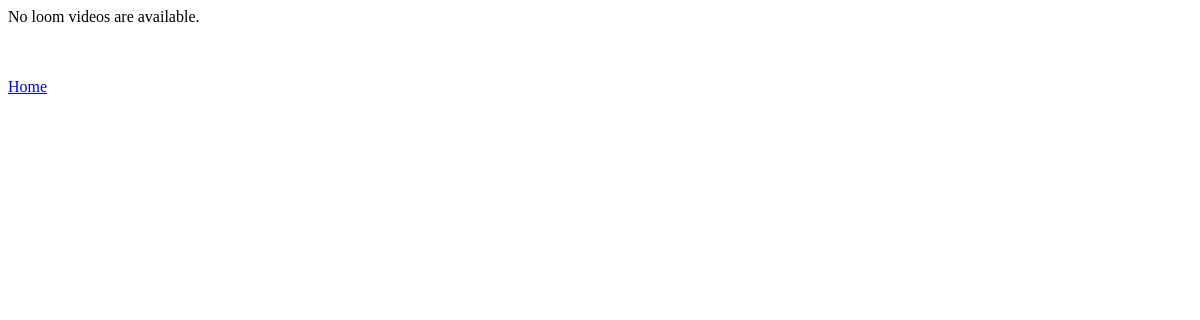
The page /loom/users/5 on the database as committed earlier.
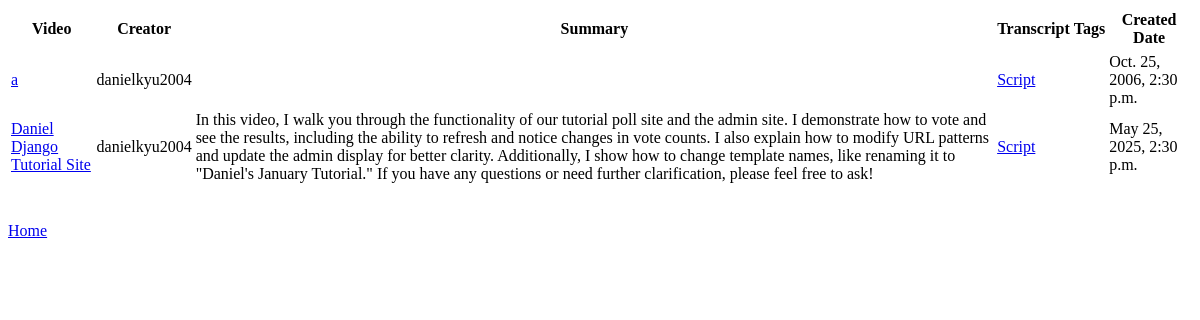
The same page on the database as committed later.
### loom/models.py (models this page shows, shortened)
class LoomVideo(models.Model):
    title = models.CharField(max_length=200)
    link =  models.CharField(max_length=200)
    user = models.ForeignKey(User, on_delete=models.CASCADE)
    transcript = models.CharField(max_length=6000, blank = True)
    summary = models.CharField(max_length=6000, blank = True)
    team = models.CharField(max_length=200) #maybe put as foreign key
    tags = models.CharField(max_length=200, blank = True) #max 10 tags maybe put as a collection
    created_at = models.DateTimeField('created at')

class User(models.Model):
    username = models.CharField(max_length=200)
    photo = models.CharField(max_length=200)
    team = models.CharField(max_length=200)
    def __str__(self):
        return self.username

### loom/views.py (the view)
# urls.py: path('users/<int:user_id>', views.user_videos, name= "user_videos"),
def user_videos(request, user_id):
    video_list = LoomVideo.objects.filter(user__pk = user_id)
    return render(request, 'loom/user_videos.html', {'video_list' : video_list})

### loom/templates/loom/user_videos.html (shortened to what this page needs)
{% load static %}
{% if video_list %}
    <table>
        <tr>
            <th>Video</th>
            <th>Creator</th>
            <th>Summary</th>
            <th>Transcript</th>
            <th>Tags</th>
            <th>Created Date</th>
        <tr>
    {% for video in video_list %}
        <tr>
            <td><a href= {{video.link}}> {{video.title}}</a></td>
            <td>{{video.user}}</td>
            <td>{{video.summary}}</td>
            <td><a href = "{% url 'transcript' video.id %}">Script</a></td>
            <td>{{video.tags}}</td>
            <td>{{video.created_at}}</td>
        </tr>
    {% endfor %}
    </table>
{% else %}
    <p>No loom videos are available.</p>
{% endif %}
<a href = "{% url 'homeIndex'%}"> Home </a>

Rows that differ between the two databases and show on the page:
added LoomVideo: title "a", user "danielkyu2004", created_at "Oct. 25, 2006, 2:30 p.m."
added LoomVideo: title "Daniel Django Tutorial Site", user "danielkyu2004", summary "In this video, I walk you through the functionality of our tutorial poll site and the admin site. I demonstrate how to vote and see the results, including the ability to refresh and notice changes in vote counts. I also explain how to modify URL patterns and update the admin display for better clarity. Additionally, I show how to change template names, like renaming it to \"Daniel's January Tutorial.\" If you have any questions or need further clarification, please feel free to ask!", created_at "May 25, 2025, 2:30 p.m."
Other text that changed with them:
text no longer shown: "No loom videos are available."
text now shown: "Video Creator Summary Transcript Tags Created Date"
